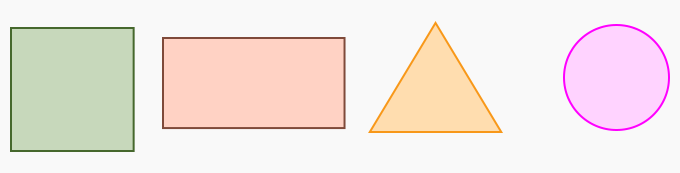
#> input picture resources/shapes3.png, 680 x 173 px, found by its file name
$ python chapter5.py
#> lines starting #> are read from the running program, lines starting #| are printed output that depends on the picture; after the words box and inside, x2 and y2 are one past the last pixel; in counts of white or black regions, pixels touching at a corner belong together
import cv2
import numpy as np


def getContours(image, canvas):
	contours, hierarchy = cv2.findContours(image, mode=cv2.RETR_EXTERNAL, method=cv2.CHAIN_APPROX_SIMPLE)
	for contour in contours:
		area = cv2.contourArea(contour)
		if area > 1:
			cv2.drawContours(canvas, contour, -1, (255, 0, 0), 3)
			peri = cv2.arcLength(contour, True)
			approx = cv2.approxPolyDP(contour, 0.02 * peri, True)
			x, y, w, h = cv2.boundingRect(approx)
			cv2.rectangle(canvas, (x, y), (x + w, y + h), (0, 0, 255), 1)
	return canvas


if __name__ == '__main__':
	img = cv2.imread('resources/shapes3.png')
#> img is the input picture: shape (173, 680, 3); mean B, G, R 225.4, 230.5, 241.8
	img = cv2.resize(img, (450, 200))
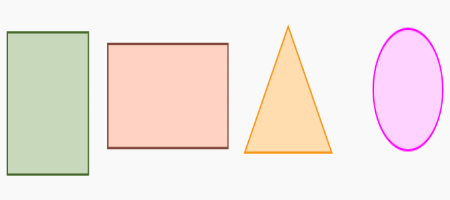
#> img: shape (200, 450, 3); mean B, G, R 225.4, 230.4, 241.7
	canvas = img.copy()

	grey = cv2.cvtColor(img, cv2.COLOR_BGR2GRAY)
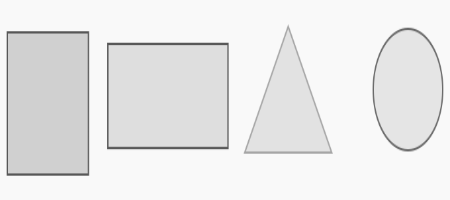
#> grey: shape (200, 450); min 87, max 249, mean 233.3

	blur = cv2.GaussianBlur(grey, ksize=(7, 7), sigmaX=1)
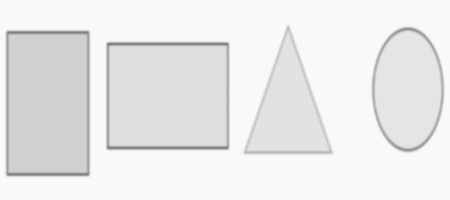
#> blur: shape (200, 450); min 123, max 249, mean 233.3
	canny = cv2.Canny(blur, 50, 50)
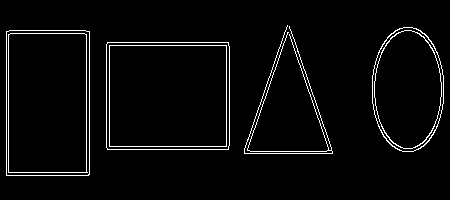
#> canny: shape (200, 450); 3.5% white in thin lines or dots, all inside (x1, y1, x2, y2) = (6, 25, 444, 176)
	canvas = getContours(canny, canvas)
#> in getContours, `contours, hierarchy = cv2.findContours(image, mode=cv2.RETR_EXTERNAL, ..`: contours = 4 contours, 1 with area under 20; largest, box (x1, y1, x2, y2) and area: (106, 42, 230, 150) 13151, (6, 30, 90, 176) 12028, (372, 27, 444, 152) 7060
#> the loop in getContours, `for contour in contours:` made 4 passes
#> (area, peri, approx, x, y, w, h) on passes 1 to 2: (13151, 457.7, [[107, 42], [107, 149], [228, 149], [228, 42]], 107, 42, 122, 108), (12028.5, 454.2, [[6, 31], [6, 175], [88, 175], [89, 31]], 6, 31, 84, 145)
#> (area, peri, x, y, w, h) on pass 3: (7060, 331.4, 372, 27, 72, 125)
#> after the loop in getContours, `for contour in contours:`:
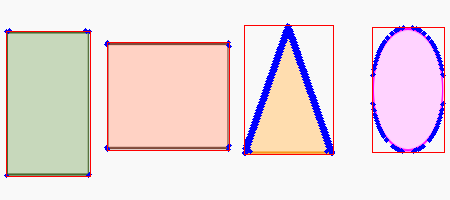
#> canvas: shape (200, 450, 3); 5.12% of pixels changed, all inside (x1, y1, x2, y2) = (4, 23, 446, 178)

	result = np.vstack([blur, canny])
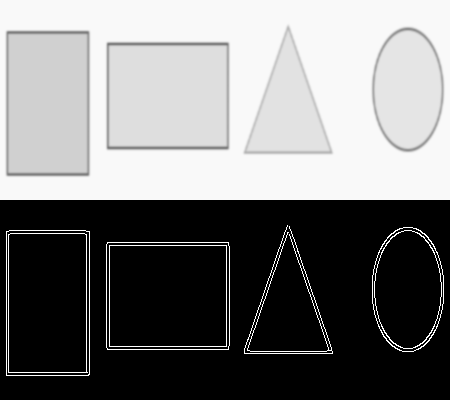
#> result: shape (400, 450); min 0, max 255, mean 121.1
	origin = np.vstack([img, canvas])
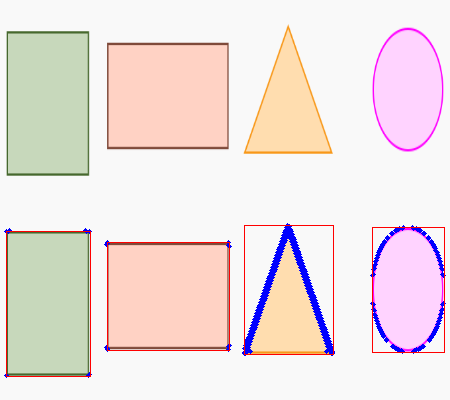
#> origin: shape (400, 450, 3); mean B, G, R 224.2, 225.1, 238.1

	cv2.imshow('Image', result)
	cv2.imshow('Shapes', origin)
	cv2.waitKey(0)
